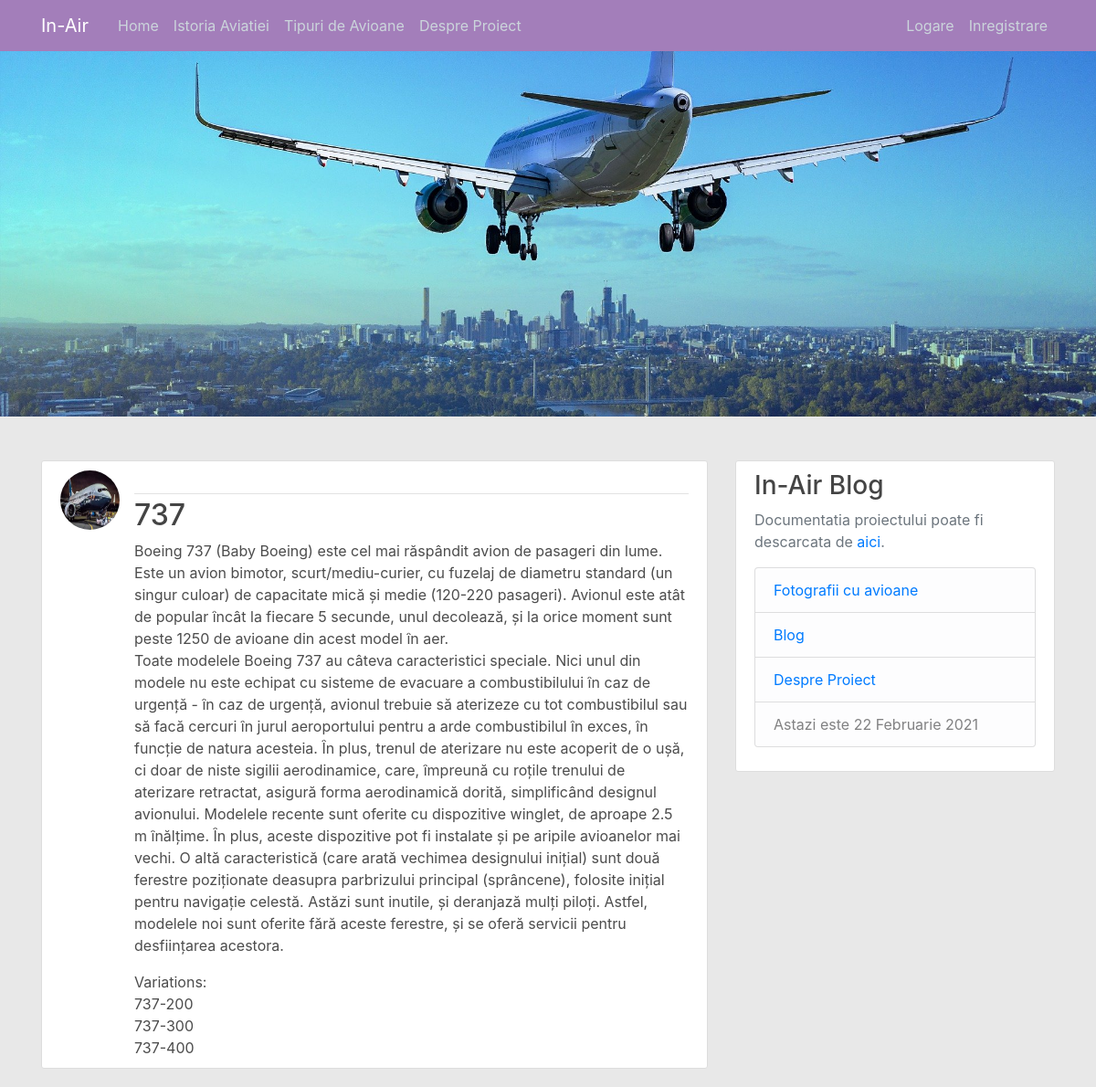
The page /planes/1 on the database its author committed.
### blog/models.py (models this page shows, shortened)
class Plane(models.Model):
    name = models.CharField(max_length = 50)
    manufacturer = models.CharField(max_length = 20)
    short_description = models.TextField()
    description = models.TextField()
    featured_photo = models.ImageField(default='default.jpg', upload_to='featured_images')
    first_flight = models.CharField(max_length=4)

class PlaneVariation(models.Model):
    name = models.CharField(max_length=20)
    base_plane = models.ForeignKey(Plane, related_name='variations', on_delete=models.CASCADE)
    description = models.TextField(blank=True, null=True)
    featured_photo = models.ImageField(default='default.jpg', upload_to='featured_images')

### blog/views.py (the view)
# urls.py: path('planes/<pk>', PlanesDetailView.as_view(), name='planes-detail'),
class PlanesDetailView(DetailView):
    model = Plane

### blog/templates/blog/plane_detail.html (shortened to what this page needs)
{% extends "blog/base.html" %}
{% block content %}
    <article class="media content-section">
        <img class="rounded-circle article-img" src={{ object.featured_photo.url }}>
        <div class="media-body">
            <div class="article-metadata">
            </div>
            <h2 class="article-title">{{ object.name }}</h2>
            <p class="article-content">{{ object.description }}</p>
            <span> Variations: </span>
            {% for variation in object.variations.all %}
                <span> {{object.name}}-{{ variation.name }} </span>
            {% endfor %}
        </div>
    </article>
{% endblock content %}

### blog/static/blog/main.css (style rules this page uses)
html { min-height: 100%; }
body { background: #e8e8e8; background: #e8e8e8; background-size: cover; background-position: center; background-repeat: no-repeat; color: #4c4c4c; margin-top: 3.5rem; }
h1, h2, h3, h4, h5, h6 { color: #444444; }
.content-section { background: #ffffff; padding: 10px 20px; border: 1px solid #dddddd; border-radius: 3px; margin-bottom: 20px; }
.article-title { color: #444444; }
.article-content { white-space: pre-line; }
.article-img { height: 65px; width: 65px; margin-right: 16px; }
.article-metadata { padding-bottom: 1px; margin-bottom: 4px; border-bottom: 1px solid #e3e3e3 }

### rows shown on the page
Plane: featured_photo (picture), name "737", description "Boeing 737 (Baby Boeing) este cel mai răspândit avion de pasageri din lume. Este un avion bimotor, scurt/mediu-curier, cu fuzelaj de diametru standard (un singur culoar) de capacitate mică și medie (120-220 pasageri). Avionul este atât de popular încât la fiecare 5 secunde, unul decolează, și la orice moment sunt peste 1250 de avioane din acest model în aer. Toate modelele Boeing 737 au câteva caracteristici speciale. Nici unul din modele nu este echipat cu sisteme de evacuare a combustibilului în caz de urgență - în caz de urgență, avionul trebuie să aterizeze cu tot combustibilul sau să facă cercuri în jurul aeroportului pentru a arde combustibilul în exces, în funcție de natura acesteia.…"
PlaneVariation: name "200"
PlaneVariation: name "300"
PlaneVariation: name "400"
